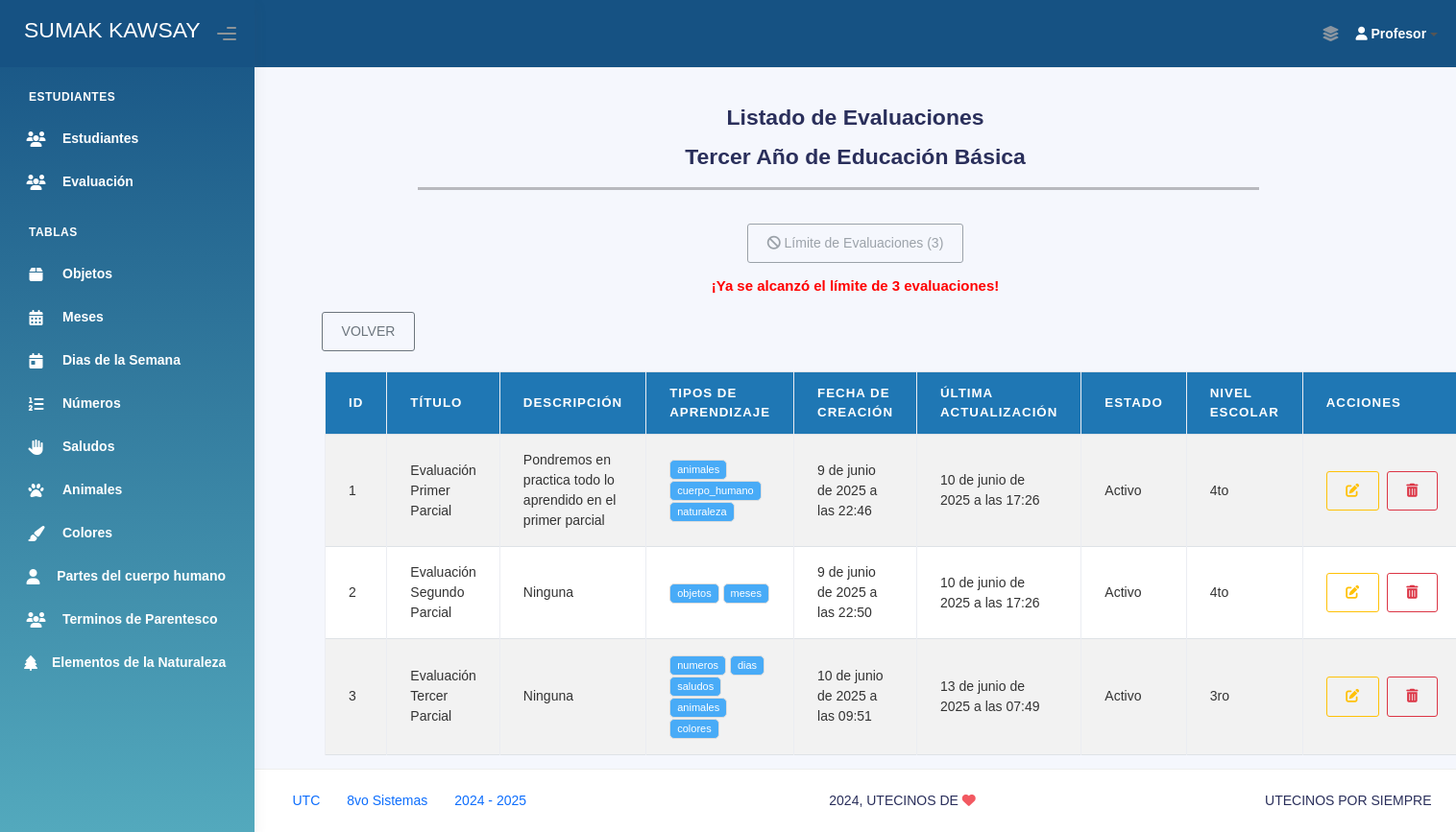
The page /evaluacion/ (signed in) on the database its author committed.
### Aplicaciones/Modulos/models.py (models this page shows, shortened)
class Evaluacion(models.Model):
    titulo_eva = models.CharField(max_length=200)
    descripcion_eva = models.TextField()
    nivel_escolar_eva = models.CharField(max_length=50, blank=True, null=True)
    estado_eva = models.BooleanField(default=True)
    tipo_aprendizaje_eva = models.TextField()
    fecha_creacion_eva = models.DateTimeField(auto_now_add=True)
    fecha_actualizacion_eva = models.DateTimeField(auto_now=True)

### Aplicaciones/Modulos/views.py (the view)
# urls.py: path('evaluacion/', views.lista_evaluaciones, name='lista_evaluaciones'),
def lista_evaluaciones(request):
    if not request.session.get('profesor_id'):
        return redirect('login_profesor')
    evaluaciones = Evaluacion.objects.all()
    for eva in evaluaciones:
        eva.tipos_lista = [t.strip() for t in eva.tipo_aprendizaje_eva.split(",")] if eva.tipo_aprendizaje_eva else []
    total_evaluaciones = evaluaciones.count()  # <-- Conteo
    return render(request, 'Administrador/Evaluaciones/Cuarto/lista_evaluacion.html', {
        'evaluaciones': evaluaciones,
        'total_evaluaciones': total_evaluaciones  # <-- Enviamos a la plantilla
    })

### Aplicaciones/Modulos/templates/Administrador/Evaluaciones/Cuarto/lista_evaluacion.html (shortened to what this page needs)
{% extends 'plantillaAdmin.html' %}
{% block body %}
<br><br><br><br>
<div>
    <br>
    <div class="card-title text-center">
        <h3><b>Listado de Evaluaciones</b></h3>
        <h3><b>Tercer Año de Educación Básica</b></h3>
    </div>
</div>
<div style="width: 70%; margin-left: 170px;">
    <hr style="height: 3px; background-color: #000; border: none;">
</div>
<br>
<div class="text-center">
    {% if total_evaluaciones < 3 %}
        <a href="{% url 'agregar_evaluacion' %}" class="btn btn-outline-info">
            <i class="fas fa-plus"></i> Crear Evaluación
        </a>
    {% else %}
        <button class="btn btn-outline-secondary" disabled>
            <i class="fas fa-ban"></i> Límite de Evaluaciones (3)
        </button>
        <p style="color: red; margin-top: 10px;"><b>¡Ya se alcanzó el límite de 3 evaluaciones!</b></p>
    {% endif %}
</div>
<div style="margin-left: 70px;">
    <a href="{% url 'seleccion_evaluacion' %}" class="btn btn-outline-secondary"> VOLVER</a>
</div>
<br>
<div class="container" style="width: 90%;">
    <table class="table table-bordered table-striped table-hover" id="tbl-Evaluaciones">
        <thead>
            <tr>
                <th>ID</th>
                <th>Título</th>
                <th>Descripción</th>
                <th>Tipos de Aprendizaje</th>
                <th>Fecha de Creación</th>
                <th>Última Actualización</th>
                <th>Estado</th>
                <th>Nivel Escolar</th>
                <th>Acciones</th>
            </tr>
        </thead>
        <tbody>
            {% for eva in evaluaciones %}
                <tr>
                    <td>{{ eva.id }}</td>
                    <td>{{ eva.titulo_eva }}</td>
                    <td>{{ eva.descripcion_eva }}</td>
                    <td>
                        {% for tipo in eva.tipos_lista %}
                            <span class="badge bg-info">{{ tipo }}</span>
                        {% endfor %}
                    </td>
                    <td>{{ eva.fecha_creacion_eva }}</td>
                    <td>{{ eva.fecha_actualizacion_eva }}</td>
                    <td>{{ eva.estado_eva|yesno:"Activo,Inactivo" }}</td>
                    <td>{{ eva.nivel_escolar_eva }}</td>
                    <td>
                        <div style="display: flex;">
                            <a href="{% url 'editar_evaluacion' eva.id %}" class="btn btn-outline-warning btn-circle" title="Editar Evaluación">
                                <i class="fas fa-edit"></i>
                            </a>
                            <a href="{% url 'eliminar_evaluacion' eva.id %}" class="btn btn-outline-danger" onclick="return confirm('¿Deseas eliminar esta evaluación?')">
                                <i class="fas fa-trash-alt"></i>
                            </a>
                        </div>
                    </td>
                </tr>
            {% empty %}
                <tr>
                    <td colspan="8">No hay evaluaciones registradas.</td>
                </tr>
            {% endfor %}
        </tbody>
    </table>
</div>
{% endblock %}

### Aplicaciones/Modulos/templates/Administrador/Evaluaciones/Cuarto/lista_evaluacion.html (style rules this page uses)
#tbl-Evaluaciones { background-color: #a0ccf3; }
#tbl-Evaluaciones th { background-color: #1f77b4; color: white; }
#tbl-Evaluaciones td { color: #333; }

### rows shown on the page
Evaluacion: id "1", titulo_eva "Evaluación Primer Parcial", descripcion_eva "Pondremos en practica todo lo aprendido en el primer parcial", tipos_lista "animales" "cuerpo_humano" "naturaleza", fecha_creacion_eva "9 de junio de 2025 a las 22:46", fecha_actualizacion_eva "10 de junio de 2025 a las 17:26", estado_eva "Activo", nivel_escolar_eva "4to"
Evaluacion: id "2", titulo_eva "Evaluación Segundo Parcial", descripcion_eva "Ninguna", tipos_lista "objetos" "meses", fecha_creacion_eva "9 de junio de 2025 a las 22:50", fecha_actualizacion_eva "10 de junio de 2025 a las 17:26", estado_eva "Activo", nivel_escolar_eva "4to"
Evaluacion: id "3", titulo_eva "Evaluación Tercer Parcial", descripcion_eva "Ninguna", tipos_lista "numeros" "dias" "saludos" "animales" "colores", fecha_creacion_eva "10 de junio de 2025 a las 09:51", fecha_actualizacion_eva "13 de junio de 2025 a las 07:49", estado_eva "Activo", nivel_escolar_eva "3ro"
